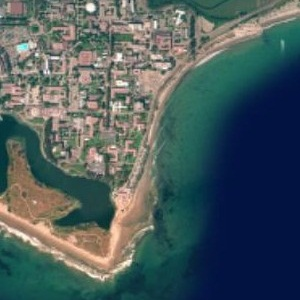
#> input picture testdata/i1.jpg, 300 x 300 px
$ python sift_detector.py   (Python 2 division)
#> lines starting #> are read from the running program, lines starting #| are printed output that depends on the picture; long printed decimals are rounded
### match.py
# -*- coding: utf-8 -*-
"""
Created on Tue May 16 16:01:36 2017

@author: Administrator
"""
import numpy as np
import cv2


# [19 lines left out: functions des_distance, deep_match, not called in this run]

#match sift keypoints
def match(kp1_location, kp2_location, deep_des1, deep_des2, ratio):  # ratio = 0.7
    deep_kp1 = []
    deep_kp2 = []
    des1 = np.matrix(deep_des1)
    des2 = np.matrix(deep_des2)
    for i in range(des1.shape[0]):  # 遍历des1中1158个点
        des1_ = np.tile(des1[i], (des2.shape[0], 1))  # 使des[i]扩展成des2.shape[0]×128的矩阵
        error = des1_ - des2  # 相减得到描述符的差值矩阵
        RMSE = np.sqrt(np.sum(np.square(error), axis=1)/float(error.shape[1]))   # 均方根误差
        small_index = np.argsort(RMSE, axis=0)  # 从小到大排得到1510×1的索引矩阵
        if RMSE[small_index[0, 0], 0] < RMSE[small_index[1, 0], 0]*ratio:  # 如果最小的RMSE值比次小的RMSE×0.7还小，则匹配
            deep_kp1.append((kp1_location[i][0], kp1_location[i][1]))  # 在deep_kp1中添加匹配点坐标（x，y）
            deep_kp2.append((kp2_location[small_index[0, 0]][0], kp2_location[small_index[0, 0]][1]))  # 在deep_kp2中添加匹配点坐标（x，y）
            #deep_des2 = np.delete(deep_des2, small_index[0], 0)
    return deep_kp1, deep_kp2

### display.py
# -*- coding: utf-8 -*-
"""
Created on Thu May 11 17:32:56 2017

@author: Administrator
"""
import cv2
import numpy as np
import random

color = [(255, 0, 0), (255, 156, 0), (255, 255, 0), (0, 255, 0), (0, 255, 255), (0, 0, 255), (255, 0, 255)]
# display img1 img2,height must be same
def display(img1, img2, kp1, kp2):
    height1 = img1.shape[0]
    width1 = img1.shape[1]
    height2 = img2.shape[0]
    width2 = img2.shape[1]
    emptyImage = np.concatenate((img1, img2), axis=1)
    cv2.imwrite('./savedata/emptyImage.jpg', emptyImage)

    for i in range(len(kp1)):
        number = random.randint(0, 6)  # 使用随机数使线条的颜色不一样
        x1 = int(kp1[i][0])
        y1 = int(kp1[i][1])
        x2 = int(kp2[i][0])
        y2 = int(kp2[i][1])
        cv2.circle(emptyImage, (x1, y1), 2, (255, 0, 0), 2)
        cv2.circle(emptyImage, (width1+x2, y2), 2, (255, 0, 0), 2)
        cv2.line(emptyImage, (x1, y1), (width1+x2, y2), color[number], thickness=1, lineType=1)

    return emptyImage

#display1 img1 img2,height need not be same
# [28 lines left out: functions display1, show_image, not called in this run]


### ransac.py
# -*- coding: utf-8 -*-
"""
Created on Wed Apr 19 17:36:04 2017

@author: Administrator
"""
from __future__ import division
import random
import cv2
import math
import numpy as np

iterations = 1000  # 迭代次数
n = 3  # affine transform 仿射变换
def ransac(kp1, kp2, error_threshold):  # 找到最佳转换模型
    most_consensus_number = 0  # 最一致特征点数目
    kp_num = len(kp1)
    # list to matrix
    kp1_matrix = np.zeros((3, kp_num), dtype="f")
    kp2_matrix = np.zeros((3, kp_num), dtype="f")
    for m in range(kp_num):
        kp1_matrix[0][m] = kp1[m][0]
        kp1_matrix[1][m] = kp1[m][1]
        kp1_matrix[2][m] = 1
        kp2_matrix[0][m] = kp2[m][0]
        kp2_matrix[1][m] = kp2[m][1]
        kp2_matrix[2][m] = 1

    for i in range(iterations):
        kp1_rand = np.zeros((n, 2), dtype="f")  # 构建3×2的矩阵
        kp2_rand = np.zeros((n, 2), dtype="f")  # 构建3×2的矩阵
        while np.array_equal(kp1_rand[0], kp1_rand[1]) or np.array_equal(kp1_rand[0], kp1_rand[2]) or np.array_equal(kp1_rand[1], kp1_rand[2]):
            for j in range(n):
                rand = random.randint(0, kp_num-1)  # 任选3个点存入kp1&2_rand
                kp1_rand[j, 0] = kp1[rand][0]  # 存入kp1随机点的x坐标
                kp1_rand[j, 1] = kp1[rand][1]  # 存入kp1随机点的y坐标
                kp2_rand[j, 0] = kp2[rand][0]  # 存入kp2随机点的x坐标
                kp2_rand[j, 1] = kp2[rand][1]  # 存入kp2随机点的x坐标

        # use 3 keypoit to compute transform matrix
        M = cv2.getAffineTransform(kp1_rand, kp2_rand)  # 求2×3的转换矩阵
        M_stack = np.row_stack((M, [0, 0, 1]))  # transform matrix[a,b,c;d,e,f;0,0,1]
        # transform all kp1 by the matrix
        kp1_transform = np.dot(M_stack, kp1_matrix)
        error = kp2_matrix - kp1_transform  # 得到3×584的差值矩阵
        error = error[0:2].T  # error = error[0:2].transpose()  转置
        # compute mean square
        mean_square = np.sqrt(np.sum(np.square(error), axis=1)/2)  # 求得RMSE 均方根误差
        index = np.where(mean_square < error_threshold)  # 当RMSE小于阈值，则得到索引元组
        consensus_num = index[0].shape[0]
        # update parameter and least_mean_square
        if consensus_num > most_consensus_number:
            better_kp1 = []
            better_kp2 = []
            most_consensus_number = consensus_num  # 更新最一致的特征点
            parameter = M  # 选择最佳参数
            for order in range(consensus_num):
                better_kp1.append(kp1[index[0][order]])  # 更新最一致特征点的（x，y）坐标
                better_kp2.append(kp2[index[0][order]])  # 更新最一致特征点的（x，y）坐标
    return better_kp1,better_kp2

def least_square(kp1, kp2):
    kp_num = len(kp1)  # 找到最佳转换矩阵后剩下的特征点
    # list to matrix
    kp1_matrix = np.zeros((3, kp_num), dtype="f")
    kp2_matrix = np.zeros((3, kp_num), dtype="f")
    for m in range(kp_num):  # 转换成3×583的矩阵
        kp1_matrix[0][m] = kp1[m][0]
        kp1_matrix[1][m] = kp1[m][1]
        kp1_matrix[2][m] = 1
        kp2_matrix[0][m] = kp2[m][0]
        kp2_matrix[1][m] = kp2[m][1]
        kp2_matrix[2][m] = 1

    X = kp1_matrix.T
    Y = kp2_matrix.T
    M = np.dot(np.dot(np.linalg.inv(np.dot(X.T, X)), X.T), Y)
    S = M.T

    kp1_transform = np.dot(S, kp1_matrix)
    error = kp2_matrix - kp1_transform
    error = error[0:2].transpose()
    # cumpute mean square
    mean_square = np.sum(np.square(error), axis=1)
    rmse = np.sqrt(np.sum(mean_square)/float(kp_num))
    solution = S[0:2]

    return solution, rmse

### image_fusion.py
# -*- coding: utf-8 -*-
"""
Created on Wed Apr 19 17:36:50 2017

@author: Administrator
"""
import numpy as np
import cv2

def image_fusion(image1, image2, solution):
    #transform image
    M = image1.shape[0]
    N = image2.shape[1]

    #image fusion
    pts1 = np.float32([[0, 0], [0, M], [N, 0], [N, M]])
    pts2 = np.float32([[0.5*N, 0.5*M], [0.5*N, 1.5*M], [1.5*N, 0.5*M], [1.5*N, 1.5*M]])
    solution_Perspective = cv2.getPerspectiveTransform(pts1, pts2)
    image1_perspective = cv2.warpPerspective(image2, solution_Perspective, (2*N, 2*M))
    cv2.imshow("image1-perspective", image1_perspective) # 利用透视,图像周围填充0.5倍边长的黑边
    cv2.imwrite('./savedata/image1-perspective.jpg', image1_perspective)

    solution_stack = np.row_stack((solution, [0, 0, 1]))  # transform matrix[a,b,c;d,e,f;0,0,1]
    solution_Perspective = np.dot(solution_Perspective, solution_stack)
    # image1_transform = cv2.warpAffine(image1,solution,(2*N,2*M))
    image1_transform = cv2.warpPerspective(image1, solution_Perspective, (2*N, 2*M))
    cv2.imshow("image-transform",image1_transform)  # show transform
    cv2.imwrite('./savedata/image1-transform.jpg', image1_transform)

    image_fusion = image1_transform + image1_perspective
    index_same = np.where(image1_transform & image1_perspective)
    row = index_same[0]
    colm = index_same[1]
    image_fusion[row, colm] = image1_transform[row, colm]/2 + image1_perspective[row, colm]/2

    return image_fusion

def common_region(image1,image2,solution):
     #transform image
    M = image1.shape[0]
    N = image2.shape[1]

    solution_stack = np.row_stack((solution, [0,0,1])) #transform matrix[a,b,c;d,e,f;0,0,1]
    common1 = cv2.warpPerspective(image1, solution_stack, (N,M))
    #cv2.imshow("image-transform",image1_transform) #show transform
    common2 = image2-(image2-common1)
    return common1,common2


### MI.py
# -*- coding: utf-8 -*-
"""
Created on Sat Jul  8 17:17:07 2017

@author: Administrator
"""
import cv2
import numpy as np

def MI(a,b):
    Ma,Na = a.shape
    Mb,Nb = b.shape
    M = min(Ma,Mb)
    N = min(Na,Nb)

    hab = np.zeros((256,256))
    ha = np.zeros((1,256))
    hb = np.zeros((1,256))

    if np.amax(a) != np.amin(a):
        a = (a - np.amin(a))/float((np.amax(a)-np.amin(a)))
    else:
        a = np.zeros((M,N))

    if np.amax(b) != np.amin(b):
        b = (b - np.amin(b))/float((np.amax(b)-np.amin(b)))
    else:
        b = np.zeros((M,N))

    a = np.float64(np.int16(a*255))
    b = np.float64(np.int16(b*255))

    for i in range(M):
        for j in range(N):
            indexx = int(a[i,j])
            indexy = int(b[i,j])
            hab[indexx,indexy] = hab[indexx,indexy]+1
            ha[0,indexx] = ha[0,indexx]+1
            hb[0,indexy] = hb[0,indexy]+1

    hsum = np.sum(np.sum(hab))
    index0,index1 = np.where(hab !=0)
    p = hab/float(hsum)
    Hab = np.sum(np.sum(-p[index0,index1]*np.log(p[index0,index1])))

    hsum = np.sum(np.sum(ha))
    index0,index1 = np.where(ha !=0)
    p = ha/float(hsum)
    Ha = np.sum(np.sum(-p[index0,index1]*np.log(p[index0,index1])))

    hsum = np.sum(np.sum(hb))
    index0,index1 = np.where(hb !=0)
    p = hb/float(hsum)
    Hb = np.sum(np.sum(-p[index0,index1]*np.log(p[index0,index1])))

    mi = Ha+Hb-Hab
    #mi = (Ha+Hb)/Hab
    return mi

# [8 lines that do not run on import are left out]


### sift_detector.py
# -*- coding: utf-8 -*-
"""
Created on Thu May 11 17:26:14 2017

@author: Administrator
"""
import cv2
import numpy as np

import match
import display
import ransac
import image_fusion
import MI


error_threshold = 1
sift_ratio = 0.7                    #knn1/lnn2
block = 8
threshold = 300
# read image
img1 = cv2.imread("testdata/i1.jpg") # image to be registered
#> img1 is the input picture: shape (300, 300, 3); mean B, G, R 93.8, 91.9, 76.1
img2 = cv2.imread("testdata/i2.jpg") # reference image
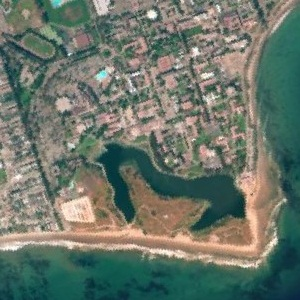
#> input picture testdata/i2.jpg, 300 x 300 px
#> img2 is the input picture: shape (300, 300, 3); mean B, G, R 106, 117.6, 107.2

# rgb2gray
gray1 = cv2.cvtColor(img1, cv2.COLOR_BGR2GRAY)
gray2 = cv2.cvtColor(img2, cv2.COLOR_BGR2GRAY)
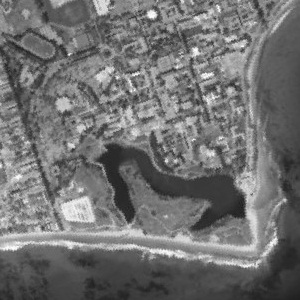
#> gray2: shape (300, 300); min 25, max 254, mean 113.1

# Initiate SIFT detector
sift = cv2.xfeatures2d.SIFT_create()

# find the keypoints and descriptors with SIFT
kp1, des1 = sift.detectAndCompute(gray1, None)
#> kp1 = 1159 keypoints; strongest (x, y, size): (90, 7, 5.6), (119, 57, 5.3), (54, 150, 2.9), (37, 55, 2.5)
kp2, des2 = sift.detectAndCompute(gray2, None)
#> kp2 = 1511 keypoints; strongest (x, y, size): (152, 14, 5.6), (195, 51, 5.3), (166, 161, 2.7), (274, 241, 5.3)

kp1_location = []
kp2_location = []
kp1_angle = []
kp2_angle = []

for i in range(len(kp1)):
    kp1_location.append(kp1[i].pt)
    kp1_angle.append(kp1[i].angle)
#> after the loop, kp1_angle = 1159 values, max 360 at index 427, min 0.0691 at index 338, mean 174.2; kp1_location = 1159 pairs, first value 2.78 to 292, second value 2.41 to 280.5

for i in range(len(kp2)):
    kp2_location.append(kp2[i].pt)
    kp2_angle.append(kp2[i].angle)
#> after the loop, kp2_angle = 1511 values, max 359.7 at index 1030, min 0.229 at index 393, mean 184.2; kp2_location = 1511 pairs, first value 2.45 to 288.1, second value 2.42 to 272.3

good_kp1, good_kp2 = match.match(kp1_location, kp2_location, des1, des2, sift_ratio)  # SIFT特征点匹配，经过ratio = 0.7的筛选
#> after the loop in match, `for i in range(des1.shape[0]):`:
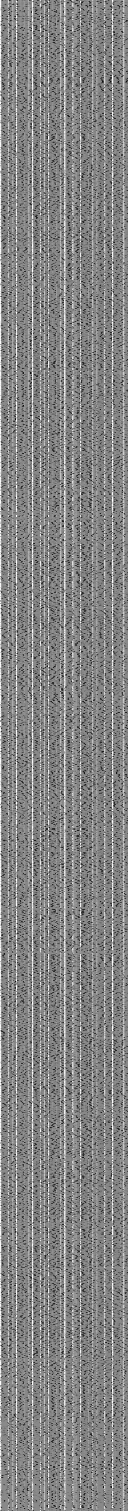
#> error: shape (1511, 128) float32; min -176, max 151, mean -6.4; drawn with min black and max white
#> after the loop in match, `for i in range(des1.shape[0]):`: deep_kp1 = 585 pairs, first value 3.7 to 217, second value 3.21 to 280.5; deep_kp2 = 585 pairs, first value 49.59 to 287.5, second value 4.26 to 267.1
#> good_kp1 has the same summary as deep_kp1 in match; good_kp2 has the same summary as deep_kp2 in match
img_good = display.display(img1, img2, good_kp1, good_kp2)  # 标点连线
#> the loop in display, `for i in range(len(kp1)):` made 585 passes
#> (number, x1, y1, x2, y2) on passes 1 to 3: (6, 3, 39, 81, 74), (3, 4, 112, 107, 141), (6, 6, 235, 151, 257)
#> after the loop in display, `for i in range(len(kp1)):`:
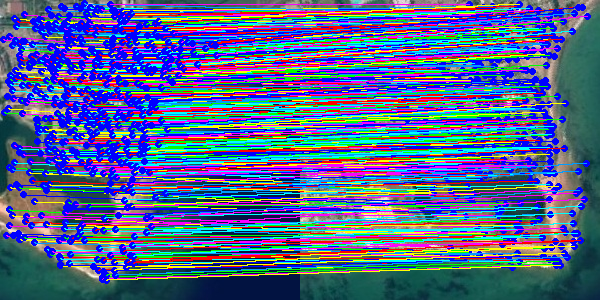
#> emptyImage: shape (300, 600, 3); mean B, G, R 142.8, 99, 82.8
cv2.imwrite('./savedata/img_good.jpg', img_good)  # 保存sift配准后的图片
better_kp1, better_kp2 = ransac.ransac(good_kp1, good_kp2, error_threshold)
#> in ransac, `kp_num = len(kp1)`: kp_num = 585
#> the loop in ransac, `for i in range(iterations):` made 1000 passes
#> M_stack on passes 1 to 11: [[0.93, 0.338, 65.1], [-0.344, 0.941, 38.35], [0, 0, 1]], [[0.885, 0.358, 67.71], [-0.449, 0.968, 45.09], [0, 0, 1]], [[0.938, 0.345, 64.31], [-0.338, 0.944, 37.93], [0, 0, 1]], [[0.938, 0.344, 64.09], [-0.343, 0.956, 36.56], [0, 0, 1]], [[0.938, 0.334, 64.95], [-0.342, 0.944, 38.21], [0, 0, 1]], [[0.937, 0.346, 64.15], [-0.341, 0.938, 38.52], [0, 0, 1]], [[0.942, 0.342, 64.09], [-0.343, 0.94, 38.56], [0, 0, 1]], [[0.876, 0.345, 70.76], [-0.378, 0.95, 41.27], [0, 0, 1]], [[0.507, -0.127, 142.3], [-0.229, 1.07, 17.28], [0, 0, 1]], [[0.954, 0.343, 63.01], [-0.345, 0.94, 38.49], [0, 0, 1]], [[0.93, 0.353, 63.86], [-0.346, 0.947, 37.96], [0, 0, 1]]
#> after the loop in ransac, `for i in range(iterations):`: better_kp1 = 584 pairs, first value 3.7 to 217, second value 3.21 to 280.5; better_kp2 = 584 pairs, first value 81.49 to 287.5, second value 4.26 to 267.1; most_consensus_number = 584

solution, rmse = ransac.least_square(better_kp1, better_kp2)
#> in least_square, `X = kp1_matrix.T`: X = 584 rows, first 8: [3.7, 39.25, 1], [4.83, 112.1, 1], [6.18, 235.4, 1], [7.88, 96.67, 1], [7.88, 96.67, 1], [8.29, 81.48, 1], [8.54, 108.6, 1], [9.04, 209.9, 1]
#> in least_square, `Y = kp2_matrix.T`: Y = 584 rows, first 8: [81.49, 74.09, 1], [107.4, 142, 1], [151, 257.4, 1], [104.8, 126.5, 1], [104.8, 126.5, 1], [99.76, 112.3, 1], [109.5, 137.6, 1], [144.7, 232.5, 1]
#> in least_square, `M = np.dot(np.dot(np.linalg.inv(np.dot(X.T, X)), X.T), Y)`: M = [[0.94, -0.342, 2.04e-09], [0.342, 0.94, -8.15e-10], [64.29, 38.4, 1]]
#> in least_square, `S = M.T`: S = [[0.94, 0.342, 64.29], [-0.342, 0.94, 38.4], [2.04e-09, -8.15e-10, 1]]
#> in least_square, `error = error[0:2].transpose()`: error = 584 pairs, first value -0.722 to 1.38, second value -1.16 to 1.05
#> in least_square, `mean_square = np.sum(np.square(error), axis=1)`: mean_square = 584 values, max 2.3 at index 283, min 3.77e-05 at index 390, mean 0.101
#> in least_square, `rmse = np.sqrt(np.sum(mean_square)/float(kp_num))`: rmse = 0.317
#> in least_square, `solution = S[0:2]`: solution = [[0.94, 0.342, 64.29], [-0.342, 0.94, 38.4]]
#> solution = [[0.94, 0.342, 64.29], [-0.342, 0.94, 38.4]]; rmse = 0.317
img_better = display.display(img1, img2, better_kp1, better_kp2)  # 标点连线
#> the loop in display (call 2), `for i in range(len(kp1)):` made 584 passes
#> (number, x1, y1, x2, y2) on passes 1 to 3: (4, 3, 39, 81, 74), (0, 4, 112, 107, 141), (6, 6, 235, 151, 257)
#> after the loop in display (call 2), `for i in range(len(kp1)):`:
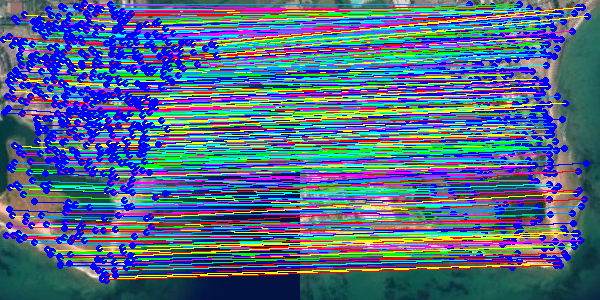
#> emptyImage: shape (300, 600, 3); mean B, G, R 139.2, 105.7, 80.7
cv2.imwrite('./savedata/img_better.jpg', img_better)
sift_fusion = image_fusion.image_fusion(img1, img2, solution)
#> in image_fusion, `image_fusion[row, colm] = image1_transform[row, colm]/2 + image1_persp..`:
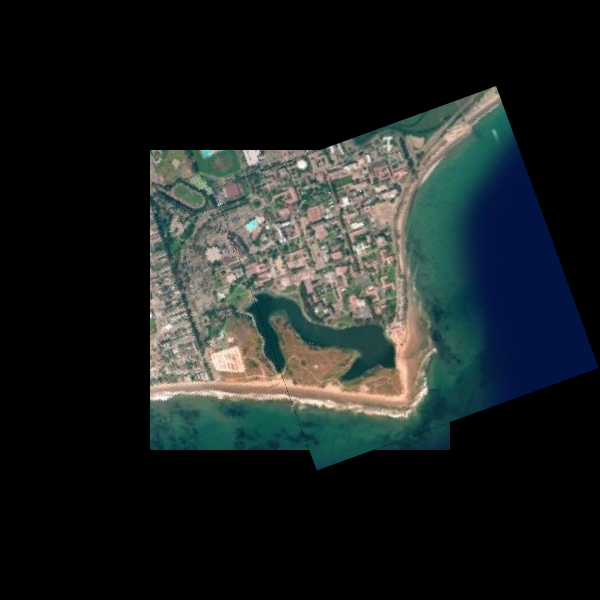
#> image_fusion: shape (600, 600, 3); mean B, G, R 33.7, 34.3, 29


common1,common2 = image_fusion.common_region(gray1, gray2, solution)
mi = MI.MI(common1, common2)
#> after the loop in MI, `for i in range(M):`:
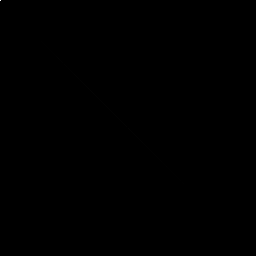
#> hab: shape (256, 256) float64; min 0, max 34571, mean 1.4; drawn with min black and max white
print mi
#| 3.790

cv2.imshow("sift1 image good match", img_good)  # show mathces
cv2.imshow("sift1 image better match", img_better)  # show mathces
cv2.imshow("sift1 image fusion", sift_fusion)  # show fusion
cv2.waitKey(0)
